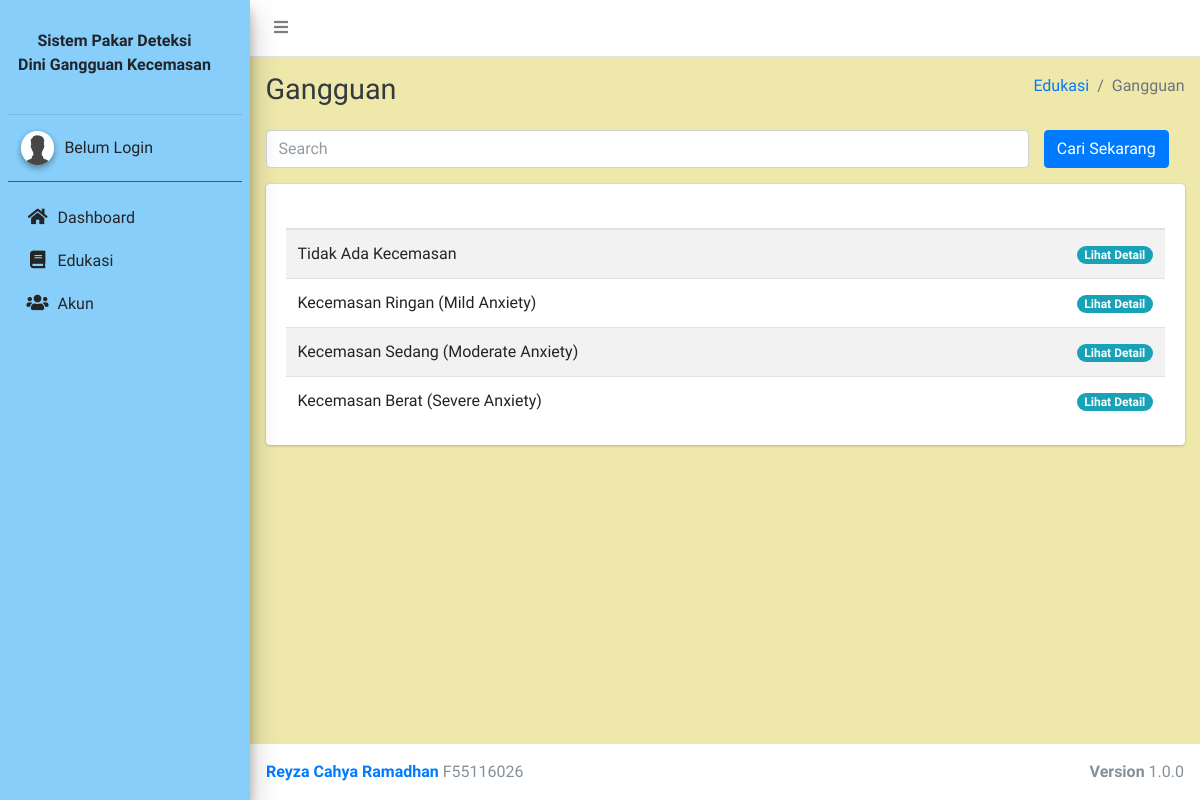
/index.php/app/edukasi, run on the app's committed database.
### tables this page shows
CREATE TABLE `penyakit` (
  `id` int(11) NOT NULL,
  `nama` varchar(255) NOT NULL,
  `keterangan` text NOT NULL,
  `solusi` text NOT NULL,
  `created_at` date NOT NULL,
  `updated_at` date NOT NULL
);

### application/controllers/App.php (called while the page is built, shortened)
<?php
class App extends CI_Controller
{
	public function __construct()
	{
		$this->load->model('CRUDModel', 'crud');
		$this->load->model('AuthModel', 'auth');
		$this->load->model('AdminModel', 'admin');
	}
	public function edukasi()
	{
		$data['users'] = $this->db->get_where('users', ['username' => $this->session->userdata('sess_username')])->row_array();
		$penyakit = $this->crud->get('penyakit');
		$data['edukasi'] = $penyakit;
		$this->load->view('templates/header');
		$this->load->view('templates/navbar');
		$this->load->view('templates/sidebar', $data);
		$this->load->view('app/edukasi/index', $data);
		$this->load->view('templates/footer');
	}
}

### index.php (called while the page is built, shortened)
<?php
require_once BASEPATH.'core/CodeIgniter.php';

### application/models/CRUDModel.php (called while the page is built, shortened)
<?php
class CRUDModel extends CI_Model
{
	public function get($table, $id = NULL)
	{
		if ($id) {
			return $this->db->get_where($table, ['id' => $id])->row_array();
		} else {
			return $this->db->get($table)->result_array();
		}
	}
}

### application/views/app/edukasi/index.php (the view, shortened to what this page needs)
<div class="content-wrapper">
  <div class="content-header">
    <div class="container-fluid">
      <div class="row mb-2">
        <div class="col-sm-6">
          <h1 class="m-0 text-dark">Gangguan</h1>
        </div>
        <div class="col-sm-6">
          <ol class="breadcrumb float-sm-right">
            <li class="breadcrumb-item"><a href="#">Edukasi</a></li>
            <li class="breadcrumb-item active">Gangguan</li>
          </ol>
        </div>
      </div>
    </div>
  </div>
  <section class="content">
    <div class="container-fluid">
      <div class="row">
        <div class="col-12">
          <div class="form-group">
            <div class="row">
              <div class="col-10">
                <input type="text" name="cari" class="form-control" onkeyup="search(this)" placeholder="Search">
              </div>
              <div class="col-2">
                <button type="submit" class="btn btn-primary">Cari Sekarang</button>
              </div>
            </div>
          </div>
        </div>
        <div class="col-12">
          <div class="card">
            <div class="card-body">
              <table style="width: 100%" class="table table-striped table-hover">
                <thead>
                  <th style="width: 90%"></th>
                  <th style="width: 10%"></th>
                </thead>
                <tbody id="list-edukasi">
                  <?php foreach ($edukasi as $e) : ?>
                    <tr>
                      <td><?= $e['nama'] ?></td>
                      <td>
                        <a href="#!" role="button" class="badge badge-sm badge-pill badge-info" data-toggle="modal" data-target="#showModal" info-nama="<?= $e['nama'] ?>" info-detail="<?= $e['keterangan'] ?>" onclick="showDetail(this)">Lihat Detail</a>
                      </td>
                    </tr>
                  <?php endforeach; ?>
                </tbody>
              </table>
            </div>
          </div>
        </div>
      </div>
    </div>
  </section>
</div>

### data on the page
penyakit: nama "Tidak Ada Kecemasan"
penyakit: nama "Kecemasan Ringan (Mild Anxiety)"
penyakit: nama "Kecemasan Sedang (Moderate Anxiety)"
penyakit: nama "Kecemasan Berat (Severe Anxiety)"
